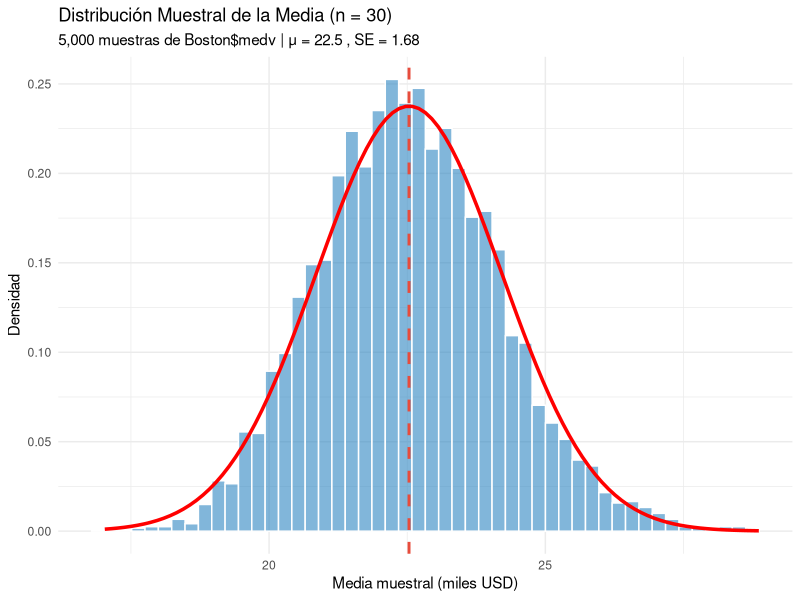
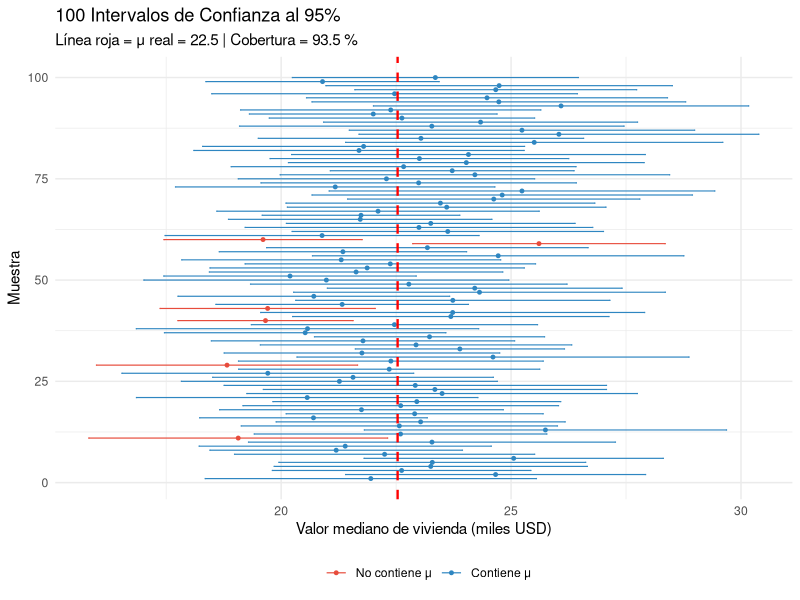
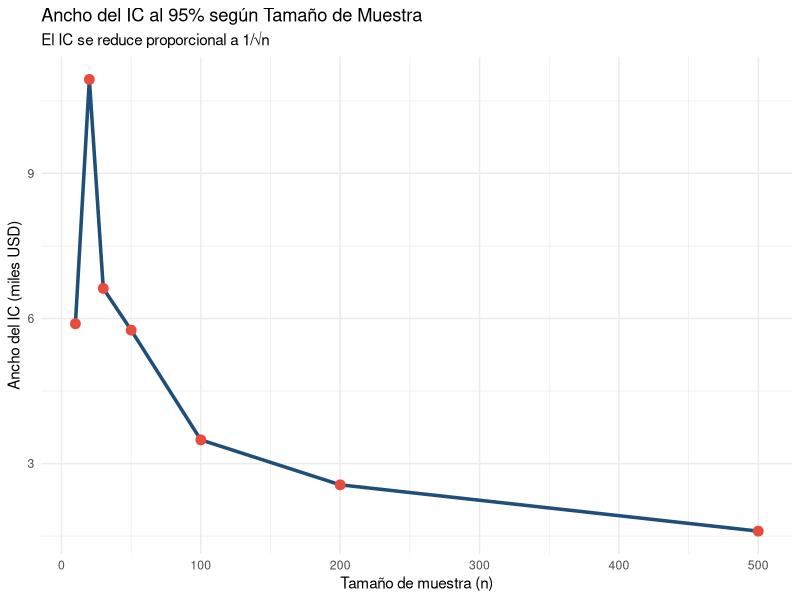
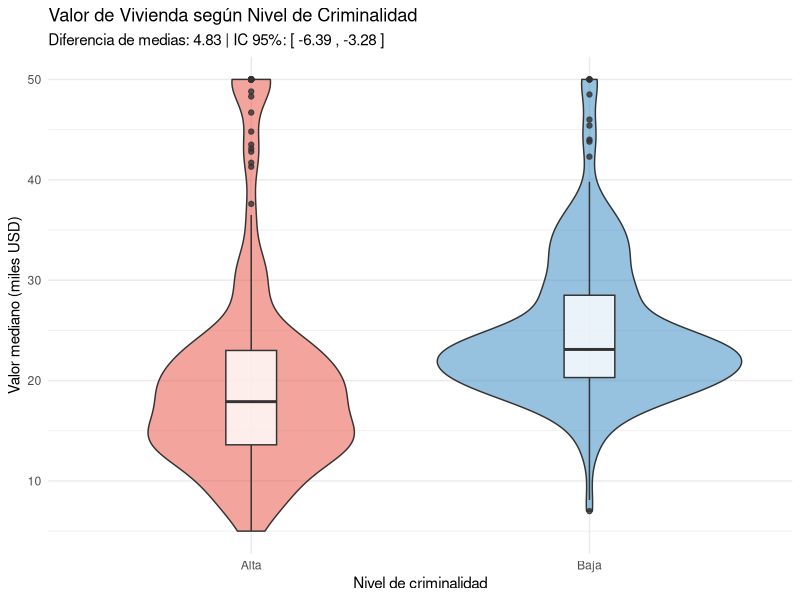

R code for these plots, in order:
# ==============================================================================
# Sesión 4: Inferencia Estadística — Estimación
# Doctorado en Ciencias de la Complejidad Social — CICS, UDD
# Profesor: Amaru Agüero (a.agueroj@udd.cl)
# ==============================================================================

# --- Paquetes necesarios ---
# install.packages(c("tidyverse", "ggplot2", "MASS"))
library(tidyverse)
library(ggplot2)
library(MASS)  # Dataset Boston (precios de viviendas)

# ==============================================================================
# 1. POBLACIÓN VS MUESTRA
# ==============================================================================

cat("=== POBLACIÓN VS MUESTRA ===\n")

# Usamos el dataset Boston de MASS
# medv = valor mediano de viviendas (en miles USD)
data(Boston)
cat("Dataset Boston: precios de viviendas en suburbios de Boston\n")
cat("N (población simulada):", nrow(Boston), "observaciones\n")
str(Boston[, c("medv", "rm", "lstat", "crim")])

# Parámetros poblacionales (tratamos Boston como la "población")
mu_pop <- mean(Boston$medv)
sigma_pop <- sd(Boston$medv)
cat("\nParámetros poblacionales:\n")
cat("  μ (media) =", round(mu_pop, 2), "mil USD\n")
cat("  σ (desv. est.) =", round(sigma_pop, 2), "mil USD\n")

# Tomar UNA muestra aleatoria
set.seed(42)
n <- 30
muestra <- sample(Boston$medv, n)
cat("\nEstadísticos muestrales (n =", n, "):\n")
cat("  x̄ (media) =", round(mean(muestra), 2), "\n")
cat("  s (desv. est.) =", round(sd(muestra), 2), "\n")
cat("  Diferencia |x̄ - μ| =", round(abs(mean(muestra) - mu_pop), 2), "\n")

# ==============================================================================
# 2. DISTRIBUCIÓN MUESTRAL DE LA MEDIA
# ==============================================================================

cat("\n=== DISTRIBUCIÓN MUESTRAL DE LA MEDIA ===\n")

set.seed(123)
n_muestras <- 5000
n <- 30

medias_muestrales <- replicate(n_muestras, mean(sample(Boston$medv, n)))

cat("E(X̄) teórica =", round(mu_pop, 2), "\n")
cat("E(X̄) simulada =", round(mean(medias_muestrales), 2), "\n")
cat("SE teórico = σ/√n =", round(sigma_pop / sqrt(n), 2), "\n")
cat("SE simulado =", round(sd(medias_muestrales), 2), "\n")

# Visualización
df_dist_muestral <- data.frame(media = medias_muestrales)

p1 <- ggplot(df_dist_muestral, aes(x = media)) +
  geom_histogram(aes(y = after_stat(density)), bins = 50,
                 fill = "#2E86C1", alpha = 0.6, color = "white") +
  stat_function(fun = dnorm,
                args = list(mean = mu_pop, sd = sigma_pop / sqrt(n)),
                color = "red", size = 1.2) +
  geom_vline(xintercept = mu_pop, color = "#E74C3C",
             linetype = "dashed", size = 1) +
  labs(title = "Distribución Muestral de la Media (n = 30)",
       subtitle = paste("5,000 muestras de Boston$medv | μ =",
                        round(mu_pop, 1), ", SE =",
                        round(sigma_pop / sqrt(n), 2)),
       x = "Media muestral (miles USD)", y = "Densidad") +
  theme_minimal()
print(p1)

# ==============================================================================
# 3. PROPIEDADES DE LOS ESTIMADORES
# ==============================================================================

cat("\n=== PROPIEDADES DE LOS ESTIMADORES ===\n")

# Insesgadez: comparar distintos tamaños de muestra
tamanos <- c(5, 10, 30, 50, 100, 200)
resultados <- data.frame()

set.seed(456)
for (n_size in tamanos) {
  medias <- replicate(5000, mean(sample(Boston$medv, n_size)))
  resultados <- rbind(resultados, data.frame(
    n = n_size,
    media_de_medias = mean(medias),
    se_estimado = sd(medias),
    se_teorico = sigma_pop / sqrt(n_size),
    sesgo = mean(medias) - mu_pop
  ))
}

cat("\n  n     E(X̄)     SE_est   SE_teor  Sesgo\n")
cat("------  ------   ------   ------   ------\n")
for (i in 1:nrow(resultados)) {
  cat(sprintf("  %3d   %6.2f   %6.2f   %6.2f   %6.3f\n",
              resultados$n[i], resultados$media_de_medias[i],
              resultados$se_estimado[i], resultados$se_teorico[i],
              resultados$sesgo[i]))
}
cat("\n→ El sesgo es ~0 para todos los n (estimador insesgado)\n")
cat("→ El SE decrece con √n (estimador consistente)\n")

# Eficiencia: comparar media vs mediana como estimadores de μ
set.seed(789)
n <- 30
medias_est <- replicate(5000, mean(sample(Boston$medv, n)))
medianas_est <- replicate(5000, median(sample(Boston$medv, n)))

cat("\nEficiencia (estimando μ):\n")
cat("  Var(media):   ", round(var(medias_est), 3), "\n")
cat("  Var(mediana): ", round(var(medianas_est), 3), "\n")
cat("  Eficiencia relativa:", round(var(medias_est) / var(medianas_est), 3), "\n")
cat("  → La media es más eficiente (menor varianza)\n")

# ==============================================================================
# 4. INTERVALOS DE CONFIANZA PARA LA MEDIA
# ==============================================================================

cat("\n=== INTERVALOS DE CONFIANZA ===\n")

# IC para la media con σ conocido (Z)
set.seed(42)
n <- 30
muestra <- sample(Boston$medv, n)
x_bar <- mean(muestra)
s <- sd(muestra)

# IC al 95% usando t (σ desconocido — caso real)
alpha <- 0.05
t_crit <- qt(1 - alpha/2, df = n - 1)
se <- s / sqrt(n)
ic_lower <- x_bar - t_crit * se
ic_upper <- x_bar + t_crit * se

cat("Muestra: n =", n, ", x̄ =", round(x_bar, 2),
    ", s =", round(s, 2), "\n")
cat("IC 95%: [", round(ic_lower, 2), ",", round(ic_upper, 2), "]\n")
cat("t* (df =", n-1, ") =", round(t_crit, 3), "\n")
cat("¿Contiene μ =", round(mu_pop, 2), "?",
    ifelse(mu_pop >= ic_lower & mu_pop <= ic_upper, "SÍ", "NO"), "\n")

# Función t.test() — la forma estándar en R
cat("\nUsando t.test():\n")
print(t.test(muestra, conf.level = 0.95))

# ==============================================================================
# 5. COBERTURA DEL IC (Simulación)
# ==============================================================================

cat("\n=== SIMULACIÓN DE COBERTURA DEL IC ===\n")

set.seed(2026)
n <- 30
n_sim <- 1000
alpha <- 0.05

# Generar n_sim intervalos de confianza
ics <- data.frame(
  id = 1:n_sim,
  lower = numeric(n_sim),
  upper = numeric(n_sim),
  x_bar = numeric(n_sim),
  contiene_mu = logical(n_sim)
)

for (i in 1:n_sim) {
  muestra_i <- sample(Boston$medv, n)
  test <- t.test(muestra_i, conf.level = 1 - alpha)
  ics$lower[i] <- test$conf.int[1]
  ics$upper[i] <- test$conf.int[2]
  ics$x_bar[i] <- test$estimate
  ics$contiene_mu[i] <- mu_pop >= test$conf.int[1] & mu_pop <= test$conf.int[2]
}

cobertura <- mean(ics$contiene_mu) * 100
cat("Cobertura empírica (", n_sim, "ICs al 95%):", cobertura, "%\n")
cat("Cobertura nominal: 95%\n")

# Visualizar 100 ICs
ics_plot <- ics[1:100, ]
ics_plot$id <- 1:100

p2 <- ggplot(ics_plot, aes(x = id, y = x_bar, color = contiene_mu)) +
  geom_point(size = 1) +
  geom_errorbar(aes(ymin = lower, ymax = upper), width = 0.3, size = 0.4) +
  geom_hline(yintercept = mu_pop, color = "red",
             linetype = "dashed", size = 0.8) +
  scale_color_manual(values = c("FALSE" = "#E74C3C", "TRUE" = "#2E86C1"),
                     labels = c("No contiene μ", "Contiene μ")) +
  coord_flip() +
  labs(title = "100 Intervalos de Confianza al 95%",
       subtitle = paste("Línea roja = μ real =", round(mu_pop, 1),
                        "| Cobertura =", round(cobertura, 1), "%"),
       x = "Muestra", y = "Valor mediano de vivienda (miles USD)",
       color = "") +
  theme_minimal() +
  theme(legend.position = "bottom")
print(p2)

# ==============================================================================
# 6. EFECTO DEL TAMAÑO DE MUESTRA EN EL IC
# ==============================================================================

cat("\n=== EFECTO DEL TAMAÑO DE MUESTRA ===\n")

set.seed(100)
tamanos_n <- c(10, 20, 30, 50, 100, 200, 500)
anchos_ic <- numeric(length(tamanos_n))

for (i in seq_along(tamanos_n)) {
  muestra_i <- sample(Boston$medv, tamanos_n[i])
  test <- t.test(muestra_i, conf.level = 0.95)
  anchos_ic[i] <- diff(test$conf.int)
}

df_ancho <- data.frame(n = tamanos_n, ancho = anchos_ic)

cat("\n  n     Ancho del IC 95%\n")
cat("------  ----------------\n")
for (i in 1:nrow(df_ancho)) {
  cat(sprintf("  %3d   %8.2f\n", df_ancho$n[i], df_ancho$ancho[i]))
}

p3 <- ggplot(df_ancho, aes(x = n, y = ancho)) +
  geom_line(color = "#1F4E79", size = 1.2) +
  geom_point(color = "#E74C3C", size = 3) +
  labs(title = "Ancho del IC al 95% según Tamaño de Muestra",
       subtitle = "El IC se reduce proporcional a 1/√n",
       x = "Tamaño de muestra (n)", y = "Ancho del IC (miles USD)") +
  theme_minimal()
print(p3)

# ==============================================================================
# 7. IC PARA DIFERENTES NIVELES DE CONFIANZA
# ==============================================================================

cat("\n=== IC PARA DIFERENTES NIVELES DE CONFIANZA ===\n")

set.seed(42)
muestra <- sample(Boston$medv, 50)
niveles <- c(0.90, 0.95, 0.99)

cat("\nMuestra: n = 50, x̄ =", round(mean(muestra), 2), "\n\n")
for (nivel in niveles) {
  test <- t.test(muestra, conf.level = nivel)
  cat(sprintf("IC al %d%%: [%.2f, %.2f] — Ancho: %.2f\n",
              nivel * 100, test$conf.int[1], test$conf.int[2],
              diff(test$conf.int)))
}
cat("\n→ Mayor confianza = IC más ancho (trade-off)\n")

# ==============================================================================
# 8. IC PARA PROPORCIONES
# ==============================================================================

cat("\n=== IC PARA PROPORCIONES ===\n")

# Ejemplo: proporción de viviendas con valor > 30 mil USD
umbral <- 30
exitos <- sum(Boston$medv > umbral)
n_total <- nrow(Boston)
p_hat <- exitos / n_total

cat("¿Proporción de viviendas con valor > $30K?\n")
cat("p̂ =", round(p_hat, 3), "(", exitos, "de", n_total, ")\n")

# IC para proporción (Wald)
se_p <- sqrt(p_hat * (1 - p_hat) / n_total)
z_crit <- qnorm(0.975)
ic_p_lower <- p_hat - z_crit * se_p
ic_p_upper <- p_hat + z_crit * se_p
cat("IC 95% (Wald): [", round(ic_p_lower, 3), ",",
    round(ic_p_upper, 3), "]\n")

# Usando prop.test()
cat("\nUsando prop.test():\n")
print(prop.test(exitos, n_total, conf.level = 0.95))

# ==============================================================================
# 9. IC PARA DIFERENCIA DE MEDIAS
# ==============================================================================

cat("\n=== IC PARA DIFERENCIA DE MEDIAS ===\n")

# Comparar precios: zonas con alta vs baja criminalidad
Boston <- Boston %>%
  mutate(alta_crim = ifelse(crim > median(crim), "Alta", "Baja"))

cat("Comparar valor de viviendas según nivel de criminalidad:\n")
Boston %>%
  group_by(alta_crim) %>%
  summarise(
    n = n(),
    media = round(mean(medv), 2),
    desv_est = round(sd(medv), 2),
    .groups = "drop"
  ) %>%
  print()

# Test t para dos muestras
test_2m <- t.test(medv ~ alta_crim, data = Boston, conf.level = 0.95)
cat("\nt.test para diferencia de medias:\n")
print(test_2m)

# Visualización
p4 <- ggplot(Boston, aes(x = alta_crim, y = medv, fill = alta_crim)) +
  geom_violin(alpha = 0.5) +
  geom_boxplot(width = 0.15, fill = "white", alpha = 0.8) +
  scale_fill_manual(values = c("#E74C3C", "#2E86C1")) +
  labs(title = "Valor de Vivienda según Nivel de Criminalidad",
       subtitle = paste("Diferencia de medias:",
                        round(diff(test_2m$estimate), 2),
                        "| IC 95%: [",
                        round(test_2m$conf.int[1], 2), ",",
                        round(test_2m$conf.int[2], 2), "]"),
       x = "Nivel de criminalidad", y = "Valor mediano (miles USD)") +
  theme_minimal() +
  theme(legend.position = "none")
print(p4)

# ==============================================================================
# 10. EJERCICIO PRÁCTICO: ANÁLISIS COMPLETO
# ==============================================================================

cat("\n=== EJERCICIO PRÁCTICO ===\n")

# Variable: número de habitaciones (rm)
set.seed(2026)
n <- 40
muestra_rm <- sample(Boston$rm, n)

cat("\nAnálisis de número de habitaciones (n =", n, "):\n")
cat("x̄ =", round(mean(muestra_rm), 3), "\n")
cat("s =", round(sd(muestra_rm), 3), "\n")
cat("SE =", round(sd(muestra_rm)/sqrt(n), 3), "\n")

test_rm <- t.test(muestra_rm, conf.level = 0.95)
cat("IC 95%: [", round(test_rm$conf.int[1], 3), ",",
    round(test_rm$conf.int[2], 3), "]\n")
cat("μ real =", round(mean(Boston$rm), 3), "\n")
cat("¿Contiene μ?",
    ifelse(mean(Boston$rm) >= test_rm$conf.int[1] &
           mean(Boston$rm) <= test_rm$conf.int[2], "SÍ", "NO"), "\n")

cat("\n✓ Fin de Sesión 4\n")
